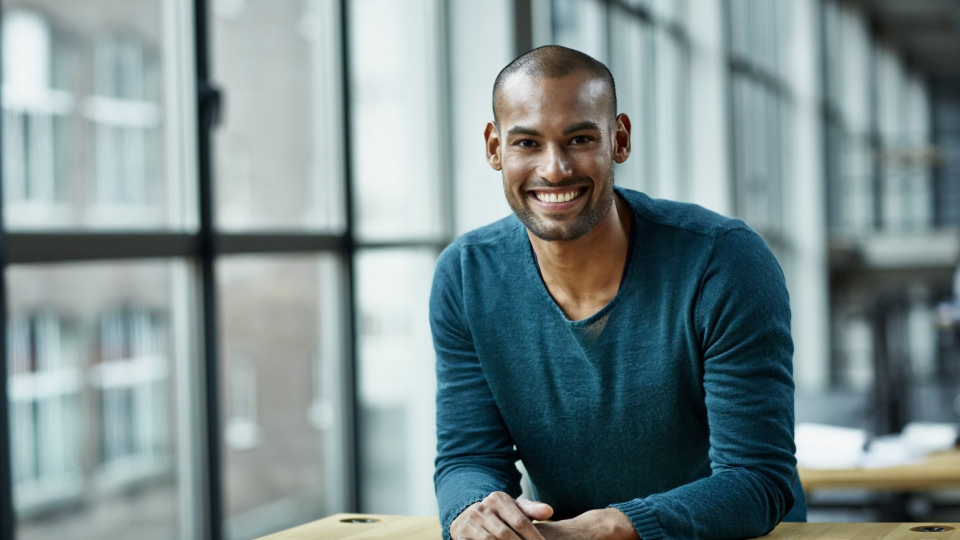
#> input picture Resources/person.png, 1920 x 1080 px (shown at 1/2 size)
$ python joining_images.py
#> lines starting #> are read from the running program, lines starting #| are printed output that depends on the picture
import cv2
import numpy as np

img = cv2.imread('Resources/person.png')
#> img is the input picture: shape (1080, 1920, 3); mean B, G, R 142.4, 140.9, 124

img_resized = cv2.resize(img, (480, 270))
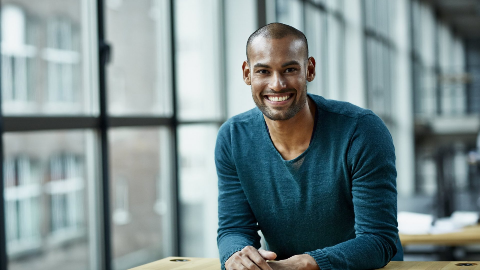
#> img_resized: shape (270, 480, 3); mean B, G, R 142.6, 141, 124.1

img_horizontal = np.hstack((img_resized,img_resized))
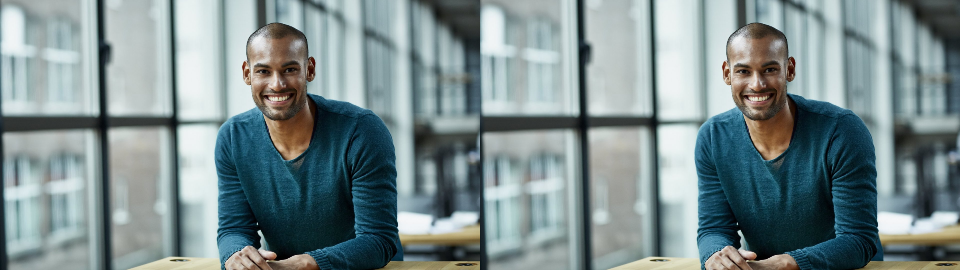
#> img_horizontal: shape (270, 960, 3); mean B, G, R 142.6, 141, 124.1
img_vertical = np.vstack((img_resized, img_resized))
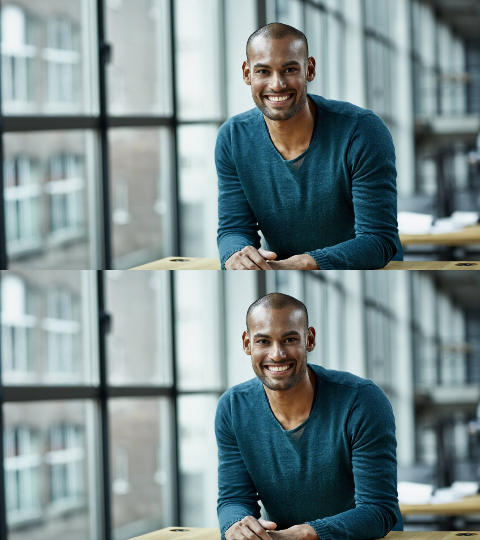
#> img_vertical: shape (540, 480, 3); mean B, G, R 142.6, 141, 124.1

cv2.imshow("Horizontal", img_horizontal)
cv2.imshow("Vertical", img_vertical)
cv2.waitKey(0)
